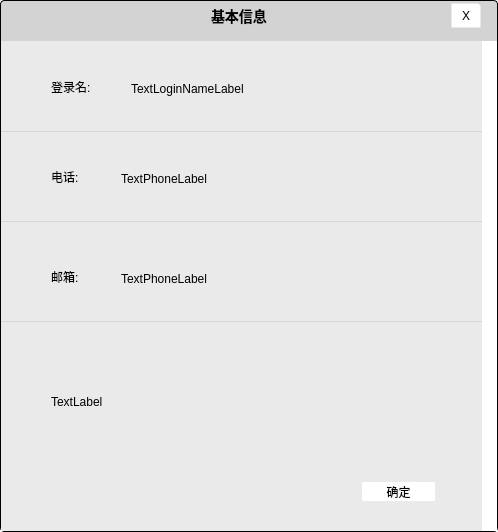
<?xml version="1.0" encoding="UTF-8"?>
<ui version="4.0">
 <class>PersonInfor_employDialog</class>
 <widget class="QDialog" name="PersonInfor_employDialog">
  <property name="geometry">
   <rect>
    <x>0</x>
    <y>0</y>
    <width>498</width>
    <height>532</height>
   </rect>
  </property>
  <property name="windowTitle">
   <string>Dialog</string>
  </property>
  <property name="styleSheet">
   <string notr="true">QWidget#widget_bkg{
    background-color:#D3D3D3;
    border-radius: 4px;
	border:1px solid #000000;
}
QLabel{
    font-size:12px;
    color:#000000;
}

QWidget#widget
{
	background-color:#EAEAEA;
}

QLabel#title_label{
    font: bold 14px;
}

QLabel#sp_1,#sp_2,#sp_3{
    border:1px solid #D6D6D6;
}


QPushButton#ButtonOK
{
    border-radius: 2px;
    border:1px solid #EBEBEB;
    background-color:#FFFFFF;
}

QPushButton#ButtonOK:hover{
    border-radius: 2px;
    border:1px solid #EBEBEB;
    background-color:#EBEBEB;
}

QPushButton#pbclose{
	border-top-right-radius: 4px;
    border:1px solid #00000000;
    background-color:#FFFFFF;
}

QPushButton#pbclose:hover{
    background-color:#FF0000;
}
QPushButton#pbclose:pressed{
    background-color:#A30707;
}
QScrollArea#scrollArea{
	border:none;
}

QWidget#scrollAreaWidgetContents{
	background-color:#FFFFFFFF;
}
QWidget#vline{
	background: qlineargradient(x1: 0, y1: 0, x2: 1, y2: 0,  
                                 stop: 0 #00000000, stop: 0.1 #A3A6A9,  
                                 stop: 0.9 #A3A6A9, stop: 1.0 #00000000); 
}


QLabel#label_SaveResult
{
	font-size:18px;
}</string>
  </property>
  <widget class="QWidget" name="widget_bkg" native="true">
   <property name="geometry">
    <rect>
     <x>0</x>
     <y>0</y>
     <width>498</width>
     <height>532</height>
    </rect>
   </property>
   <widget class="QWidget" name="TitleBar" native="true">
    <property name="geometry">
     <rect>
      <x>1</x>
      <y>1</y>
      <width>498</width>
      <height>30</height>
     </rect>
    </property>
    <widget class="QPushButton" name="pbclose">
     <property name="geometry">
      <rect>
       <x>450</x>
       <y>2</y>
       <width>30</width>
       <height>25</height>
      </rect>
     </property>
     <property name="text">
      <string>X</string>
     </property>
     <property name="flat">
      <bool>true</bool>
     </property>
    </widget>
    <widget class="QLabel" name="title_label">
     <property name="geometry">
      <rect>
       <x>210</x>
       <y>5</y>
       <width>80</width>
       <height>20</height>
      </rect>
     </property>
     <property name="text">
      <string>基本信息</string>
     </property>
    </widget>
   </widget>
   <widget class="QScrollArea" name="scrollArea">
    <property name="geometry">
     <rect>
      <x>1</x>
      <y>41</y>
      <width>496</width>
      <height>490</height>
     </rect>
    </property>
    <property name="widgetResizable">
     <bool>true</bool>
    </property>
    <widget class="QWidget" name="scrollAreaWidgetContents">
     <property name="geometry">
      <rect>
       <x>0</x>
       <y>0</y>
       <width>496</width>
       <height>490</height>
      </rect>
     </property>
     <widget class="QWidget" name="widget" native="true">
      <property name="geometry">
       <rect>
        <x>0</x>
        <y>0</y>
        <width>481</width>
        <height>491</height>
       </rect>
      </property>
      <widget class="QLabel" name="label">
       <property name="geometry">
        <rect>
         <x>50</x>
         <y>40</y>
         <width>54</width>
         <height>12</height>
        </rect>
       </property>
       <property name="text">
        <string>登录名:</string>
       </property>
      </widget>
      <widget class="QLabel" name="loginName_label">
       <property name="geometry">
        <rect>
         <x>130</x>
         <y>40</y>
         <width>141</width>
         <height>16</height>
        </rect>
       </property>
       <property name="text">
        <string>TextLoginNameLabel</string>
       </property>
       <property name="textInteractionFlags">
        <set>Qt::LinksAccessibleByMouse|Qt::TextSelectableByKeyboard|Qt::TextSelectableByMouse</set>
       </property>
      </widget>
      <widget class="QLabel" name="sp_1">
       <property name="geometry">
        <rect>
         <x>0</x>
         <y>90</y>
         <width>500</width>
         <height>1</height>
        </rect>
       </property>
       <property name="text">
        <string/>
       </property>
      </widget>
      <widget class="QLabel" name="label_2">
       <property name="geometry">
        <rect>
         <x>50</x>
         <y>130</y>
         <width>54</width>
         <height>12</height>
        </rect>
       </property>
       <property name="text">
        <string>电话:</string>
       </property>
      </widget>
      <widget class="QLabel" name="mobil_label">
       <property name="geometry">
        <rect>
         <x>120</x>
         <y>130</y>
         <width>141</width>
         <height>16</height>
        </rect>
       </property>
       <property name="text">
        <string>TextPhoneLabel</string>
       </property>
       <property name="textInteractionFlags">
        <set>Qt::LinksAccessibleByMouse|Qt::TextSelectableByKeyboard|Qt::TextSelectableByMouse</set>
       </property>
      </widget>
      <widget class="QLabel" name="sp_2">
       <property name="geometry">
        <rect>
         <x>-10</x>
         <y>180</y>
         <width>500</width>
         <height>1</height>
        </rect>
       </property>
       <property name="text">
        <string/>
       </property>
      </widget>
      <widget class="QLabel" name="Emaillabel">
       <property name="geometry">
        <rect>
         <x>50</x>
         <y>230</y>
         <width>54</width>
         <height>12</height>
        </rect>
       </property>
       <property name="text">
        <string>邮箱:</string>
       </property>
      </widget>
      <widget class="QLabel" name="Email_label">
       <property name="geometry">
        <rect>
         <x>120</x>
         <y>230</y>
         <width>141</width>
         <height>16</height>
        </rect>
       </property>
       <property name="text">
        <string>TextPhoneLabel</string>
       </property>
       <property name="textInteractionFlags">
        <set>Qt::LinksAccessibleByMouse|Qt::TextSelectableByKeyboard|Qt::TextSelectableByMouse</set>
       </property>
      </widget>
      <widget class="QLabel" name="sp_3">
       <property name="geometry">
        <rect>
         <x>0</x>
         <y>280</y>
         <width>500</width>
         <height>1</height>
        </rect>
       </property>
       <property name="text">
        <string/>
       </property>
      </widget>
      <widget class="QLabel" name="Image_Label">
       <property name="geometry">
        <rect>
         <x>50</x>
         <y>320</y>
         <width>141</width>
         <height>81</height>
        </rect>
       </property>
       <property name="text">
        <string>TextLabel</string>
       </property>
      </widget>
      <widget class="QPushButton" name="ButtonOK">
       <property name="geometry">
        <rect>
         <x>360</x>
         <y>440</y>
         <width>75</width>
         <height>21</height>
        </rect>
       </property>
       <property name="text">
        <string>确定</string>
       </property>
       <property name="flat">
        <bool>true</bool>
       </property>
      </widget>
     </widget>
    </widget>
   </widget>
   <widget class="QWidget" name="vline" native="true">
    <property name="geometry">
     <rect>
      <x>1</x>
      <y>31</y>
      <width>496</width>
      <height>10</height>
     </rect>
    </property>
   </widget>
  </widget>
 </widget>
 <resources/>
 <connections/>
</ui>
